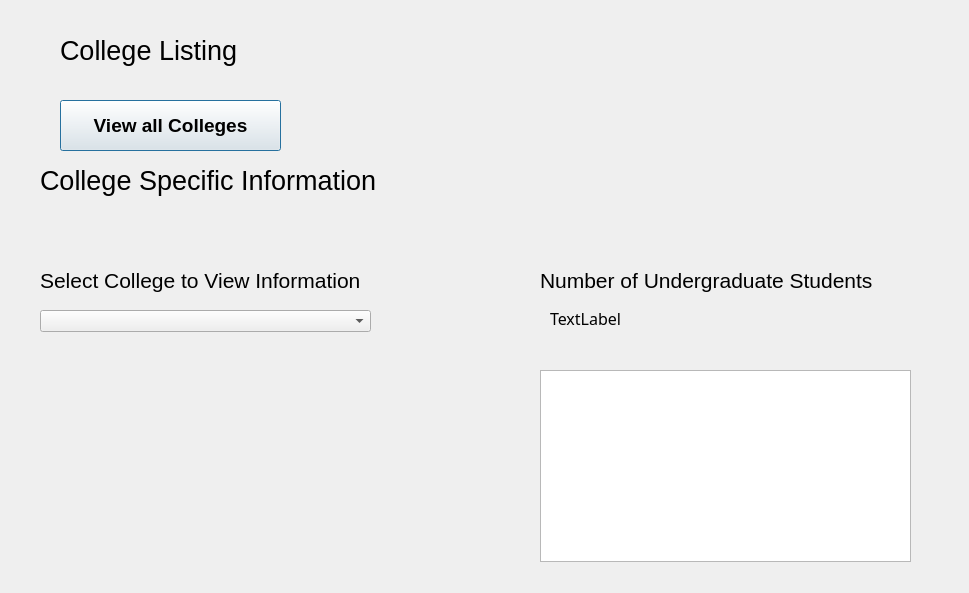
<?xml version="1.0" encoding="UTF-8"?>
<ui version="4.0">
 <class>Display</class>
 <widget class="QDialog" name="Display">
  <property name="geometry">
   <rect>
    <x>0</x>
    <y>0</y>
    <width>969</width>
    <height>593</height>
   </rect>
  </property>
  <property name="windowTitle">
   <string>Dialog</string>
  </property>
  <widget class="QLabel" name="label">
   <property name="geometry">
    <rect>
     <x>40</x>
     <y>260</y>
     <width>331</width>
     <height>41</height>
    </rect>
   </property>
   <property name="font">
    <font>
     <pointsize>16</pointsize>
     <weight>50</weight>
     <bold>false</bold>
    </font>
   </property>
   <property name="text">
    <string>Select College to View Information</string>
   </property>
  </widget>
  <widget class="QComboBox" name="collegeListComboBox">
   <property name="geometry">
    <rect>
     <x>40</x>
     <y>310</y>
     <width>331</width>
     <height>22</height>
    </rect>
   </property>
  </widget>
  <widget class="QLabel" name="label_2">
   <property name="geometry">
    <rect>
     <x>540</x>
     <y>260</y>
     <width>341</width>
     <height>41</height>
    </rect>
   </property>
   <property name="font">
    <font>
     <pointsize>16</pointsize>
     <weight>50</weight>
     <bold>false</bold>
    </font>
   </property>
   <property name="text">
    <string>Number of Undergraduate Students</string>
   </property>
  </widget>
  <widget class="QLabel" name="label_3">
   <property name="geometry">
    <rect>
     <x>560</x>
     <y>410</y>
     <width>101</width>
     <height>41</height>
    </rect>
   </property>
   <property name="font">
    <font>
     <pointsize>16</pointsize>
     <weight>50</weight>
     <bold>false</bold>
    </font>
   </property>
   <property name="text">
    <string>Souvenirs:</string>
   </property>
  </widget>
  <widget class="QPushButton" name="viewAll">
   <property name="geometry">
    <rect>
     <x>60</x>
     <y>100</y>
     <width>221</width>
     <height>51</height>
    </rect>
   </property>
   <property name="font">
    <font>
     <pointsize>14</pointsize>
     <weight>75</weight>
     <bold>true</bold>
    </font>
   </property>
   <property name="text">
    <string>View all Colleges</string>
   </property>
  </widget>
  <widget class="QLabel" name="label_4">
   <property name="geometry">
    <rect>
     <x>40</x>
     <y>160</y>
     <width>341</width>
     <height>41</height>
    </rect>
   </property>
   <property name="font">
    <font>
     <pointsize>20</pointsize>
     <weight>50</weight>
     <bold>false</bold>
    </font>
   </property>
   <property name="text">
    <string>College Specific Information</string>
   </property>
  </widget>
  <widget class="QLabel" name="label_5">
   <property name="geometry">
    <rect>
     <x>60</x>
     <y>30</y>
     <width>181</width>
     <height>41</height>
    </rect>
   </property>
   <property name="font">
    <font>
     <pointsize>20</pointsize>
     <weight>50</weight>
     <bold>false</bold>
    </font>
   </property>
   <property name="text">
    <string>College Listing</string>
   </property>
  </widget>
  <widget class="QTableWidget" name="souvenirTable">
   <property name="geometry">
    <rect>
     <x>540</x>
     <y>370</y>
     <width>371</width>
     <height>192</height>
    </rect>
   </property>
   <property name="font">
    <font>
     <pointsize>9</pointsize>
    </font>
   </property>
  </widget>
  <widget class="QLabel" name="numUndergradDisplay">
   <property name="geometry">
    <rect>
     <x>550</x>
     <y>310</y>
     <width>71</width>
     <height>16</height>
    </rect>
   </property>
   <property name="font">
    <font>
     <family>Mongolian Baiti</family>
     <pointsize>12</pointsize>
    </font>
   </property>
   <property name="text">
    <string>TextLabel</string>
   </property>
  </widget>
 </widget>
 <resources/>
 <connections/>
</ui>
